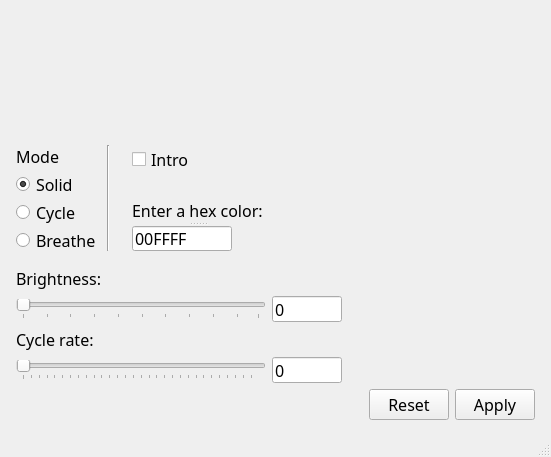
<?xml version="1.0" encoding="UTF-8"?>
<ui version="4.0">
 <class>MainWindow</class>
 <widget class="QMainWindow" name="MainWindow">
  <property name="geometry">
   <rect>
    <x>0</x>
    <y>0</y>
    <width>551</width>
    <height>457</height>
   </rect>
  </property>
  <property name="minimumSize">
   <size>
    <width>480</width>
    <height>457</height>
   </size>
  </property>
  <property name="maximumSize">
   <size>
    <width>630</width>
    <height>457</height>
   </size>
  </property>
  <property name="font">
   <font>
    <family>SF UI Display</family>
    <pointsize>12</pointsize>
    <weight>50</weight>
    <bold>false</bold>
   </font>
  </property>
  <property name="windowTitle">
   <string>MainWindow</string>
  </property>
  <widget class="QWidget" name="centralwidget">
   <layout class="QVBoxLayout" name="verticalLayout_11">
    <property name="leftMargin">
     <number>16</number>
    </property>
    <property name="rightMargin">
     <number>16</number>
    </property>
    <item>
     <layout class="QVBoxLayout" name="verticalLayout_10">
      <item>
       <layout class="QHBoxLayout" name="horizontalLayout_10">
        <property name="topMargin">
         <number>10</number>
        </property>
        <property name="bottomMargin">
         <number>0</number>
        </property>
        <item>
         <widget class="QLabel" name="label_3">
          <property name="minimumSize">
           <size>
            <width>100</width>
            <height>100</height>
           </size>
          </property>
          <property name="maximumSize">
           <size>
            <width>100</width>
            <height>100</height>
           </size>
          </property>
          <property name="text">
           <string/>
          </property>
          <property name="pixmap">
           <pixmap>logo.png</pixmap>
          </property>
          <property name="scaledContents">
           <bool>true</bool>
          </property>
         </widget>
        </item>
        <item>
         <widget class="QLabel" name="label_4">
          <property name="minimumSize">
           <size>
            <width>300</width>
            <height>90</height>
           </size>
          </property>
          <property name="maximumSize">
           <size>
            <width>300</width>
            <height>90</height>
           </size>
          </property>
          <property name="text">
           <string/>
          </property>
          <property name="pixmap">
           <pixmap>Logitech_logo.png</pixmap>
          </property>
          <property name="scaledContents">
           <bool>true</bool>
          </property>
          <property name="wordWrap">
           <bool>false</bool>
          </property>
          <property name="margin">
           <number>0</number>
          </property>
          <property name="indent">
           <number>-1</number>
          </property>
         </widget>
        </item>
       </layout>
      </item>
      <item>
       <layout class="QHBoxLayout" name="horizontalLayout_6">
        <property name="topMargin">
         <number>20</number>
        </property>
        <item>
         <layout class="QHBoxLayout" name="horizontalLayout_4">
          <item>
           <layout class="QVBoxLayout" name="verticalLayout_5">
            <item>
             <widget class="QLabel" name="label_2">
              <property name="font">
               <font>
                <family>SF UI Display</family>
                <pointsize>12</pointsize>
                <weight>50</weight>
                <bold>false</bold>
               </font>
              </property>
              <property name="text">
               <string>Mode</string>
              </property>
             </widget>
            </item>
            <item>
             <widget class="QRadioButton" name="solidModeRadioButton">
              <property name="text">
               <string>Solid</string>
              </property>
              <property name="checked">
               <bool>true</bool>
              </property>
             </widget>
            </item>
            <item>
             <widget class="QRadioButton" name="cycleModeRadioButton">
              <property name="text">
               <string>Cycle</string>
              </property>
             </widget>
            </item>
            <item>
             <widget class="QRadioButton" name="breatheModeRadioButton">
              <property name="text">
               <string>Breathe</string>
              </property>
             </widget>
            </item>
           </layout>
          </item>
          <item>
           <widget class="Line" name="line_2">
            <property name="orientation">
             <enum>Qt::Vertical</enum>
            </property>
           </widget>
          </item>
          <item>
           <layout class="QVBoxLayout" name="verticalLayout_9">
            <property name="leftMargin">
             <number>16</number>
            </property>
            <item>
             <layout class="QHBoxLayout" name="horizontalLayout_5">
              <item>
               <widget class="QCheckBox" name="introCheckBox">
                <property name="text">
                 <string>Intro</string>
                </property>
               </widget>
              </item>
              <item>
               <spacer name="horizontalSpacer_2">
                <property name="orientation">
                 <enum>Qt::Horizontal</enum>
                </property>
                <property name="sizeHint" stdset="0">
                 <size>
                  <width>40</width>
                  <height>20</height>
                 </size>
                </property>
               </spacer>
              </item>
             </layout>
            </item>
            <item>
             <spacer name="verticalSpacer">
              <property name="orientation">
               <enum>Qt::Vertical</enum>
              </property>
              <property name="sizeHint" stdset="0">
               <size>
                <width>20</width>
                <height>40</height>
               </size>
              </property>
             </spacer>
            </item>
            <item>
             <widget class="QSplitter" name="splitter_3">
              <property name="orientation">
               <enum>Qt::Vertical</enum>
              </property>
              <widget class="QLabel" name="colorLabel">
               <property name="text">
                <string>Enter a hex color:</string>
               </property>
              </widget>
              <widget class="QLineEdit" name="colorLineEdit">
               <property name="maximumSize">
                <size>
                 <width>100</width>
                 <height>25</height>
                </size>
               </property>
               <property name="text">
                <string>00FFFF</string>
               </property>
              </widget>
             </widget>
            </item>
           </layout>
          </item>
         </layout>
        </item>
        <item>
         <spacer name="horizontalSpacer_3">
          <property name="orientation">
           <enum>Qt::Horizontal</enum>
          </property>
          <property name="sizeHint" stdset="0">
           <size>
            <width>40</width>
            <height>20</height>
           </size>
          </property>
         </spacer>
        </item>
       </layout>
      </item>
      <item>
       <layout class="QHBoxLayout" name="horizontalLayout_7">
        <property name="topMargin">
         <number>10</number>
        </property>
        <item>
         <layout class="QVBoxLayout" name="verticalLayout_8">
          <item>
           <layout class="QVBoxLayout" name="verticalLayout_6">
            <item>
             <widget class="QLabel" name="label">
              <property name="text">
               <string>Brightness:</string>
              </property>
             </widget>
            </item>
            <item>
             <layout class="QHBoxLayout" name="horizontalLayout_2">
              <item>
               <widget class="QSlider" name="brightnessHorizontalSlider">
                <property name="minimumSize">
                 <size>
                  <width>250</width>
                  <height>20</height>
                 </size>
                </property>
                <property name="maximumSize">
                 <size>
                  <width>250</width>
                  <height>20</height>
                 </size>
                </property>
                <property name="minimum">
                 <number>1</number>
                </property>
                <property name="maximum">
                 <number>100</number>
                </property>
                <property name="singleStep">
                 <number>10</number>
                </property>
                <property name="orientation">
                 <enum>Qt::Horizontal</enum>
                </property>
                <property name="tickPosition">
                 <enum>QSlider::TicksBelow</enum>
                </property>
                <property name="tickInterval">
                 <number>10</number>
                </property>
               </widget>
              </item>
              <item>
               <widget class="QLineEdit" name="brightnessLineEdit">
                <property name="minimumSize">
                 <size>
                  <width>0</width>
                  <height>0</height>
                 </size>
                </property>
                <property name="maximumSize">
                 <size>
                  <width>70</width>
                  <height>30</height>
                 </size>
                </property>
                <property name="styleSheet">
                 <string notr="true"/>
                </property>
                <property name="inputMask">
                 <string/>
                </property>
                <property name="text">
                 <string>0</string>
                </property>
                <property name="maxLength">
                 <number>32767</number>
                </property>
                <property name="echoMode">
                 <enum>QLineEdit::Normal</enum>
                </property>
               </widget>
              </item>
             </layout>
            </item>
           </layout>
          </item>
          <item>
           <layout class="QVBoxLayout" name="verticalLayout_7">
            <item>
             <widget class="QLabel" name="rateLabel">
              <property name="text">
               <string>Cycle rate:</string>
              </property>
             </widget>
            </item>
            <item>
             <layout class="QHBoxLayout" name="horizontalLayout_3">
              <item>
               <widget class="QSlider" name="cycleRateHorizontalSlider">
                <property name="minimumSize">
                 <size>
                  <width>250</width>
                  <height>20</height>
                 </size>
                </property>
                <property name="maximumSize">
                 <size>
                  <width>250</width>
                  <height>20</height>
                 </size>
                </property>
                <property name="minimum">
                 <number>100</number>
                </property>
                <property name="maximum">
                 <number>60000</number>
                </property>
                <property name="singleStep">
                 <number>2000</number>
                </property>
                <property name="value">
                 <number>100</number>
                </property>
                <property name="orientation">
                 <enum>Qt::Horizontal</enum>
                </property>
                <property name="tickPosition">
                 <enum>QSlider::TicksBelow</enum>
                </property>
                <property name="tickInterval">
                 <number>2000</number>
                </property>
               </widget>
              </item>
              <item>
               <widget class="QLineEdit" name="rateLineEdit">
                <property name="maximumSize">
                 <size>
                  <width>70</width>
                  <height>30</height>
                 </size>
                </property>
                <property name="text">
                 <string>0</string>
                </property>
               </widget>
              </item>
             </layout>
            </item>
           </layout>
          </item>
         </layout>
        </item>
        <item>
         <spacer name="horizontalSpacer_4">
          <property name="orientation">
           <enum>Qt::Horizontal</enum>
          </property>
          <property name="sizeHint" stdset="0">
           <size>
            <width>40</width>
            <height>20</height>
           </size>
          </property>
         </spacer>
        </item>
       </layout>
      </item>
     </layout>
    </item>
    <item>
     <spacer name="verticalSpacer_2">
      <property name="orientation">
       <enum>Qt::Vertical</enum>
      </property>
      <property name="sizeHint" stdset="0">
       <size>
        <width>20</width>
        <height>85</height>
       </size>
      </property>
     </spacer>
    </item>
    <item>
     <layout class="QHBoxLayout" name="horizontalLayout_8">
      <item>
       <spacer name="horizontalSpacer_5">
        <property name="orientation">
         <enum>Qt::Horizontal</enum>
        </property>
        <property name="sizeHint" stdset="0">
         <size>
          <width>40</width>
          <height>20</height>
         </size>
        </property>
       </spacer>
      </item>
      <item>
       <widget class="QPushButton" name="resetPushButton">
        <property name="text">
         <string>Reset</string>
        </property>
       </widget>
      </item>
      <item>
       <widget class="QPushButton" name="applyPushButton">
        <property name="text">
         <string>Apply</string>
        </property>
       </widget>
      </item>
     </layout>
    </item>
   </layout>
   <zorder></zorder>
   <zorder>verticalSpacer_2</zorder>
  </widget>
  <widget class="QStatusBar" name="statusBar"/>
 </widget>
 <resources/>
 <connections/>
</ui>
